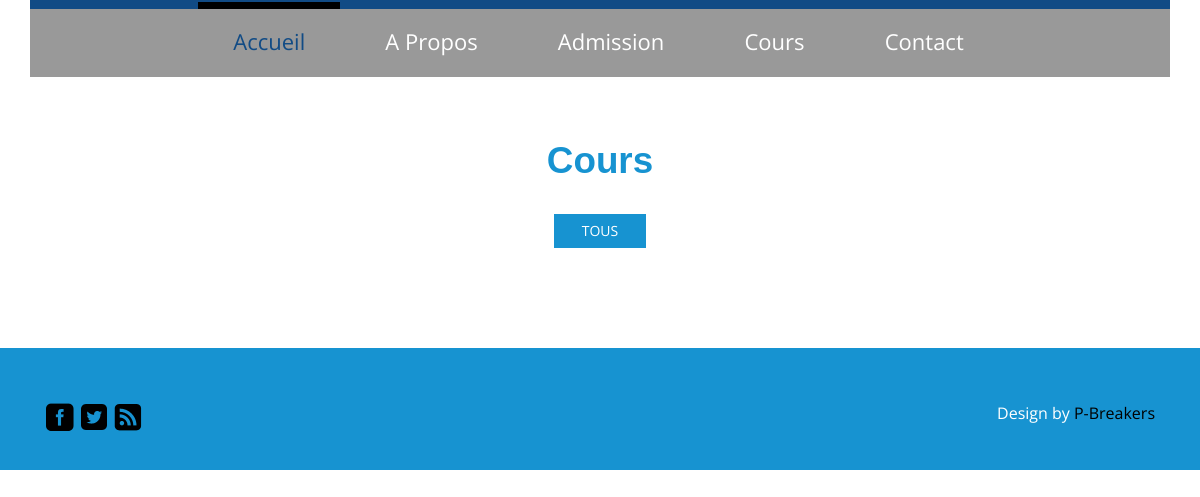
/index.php/ecole/courses, run on an earlier commit of the app's database.
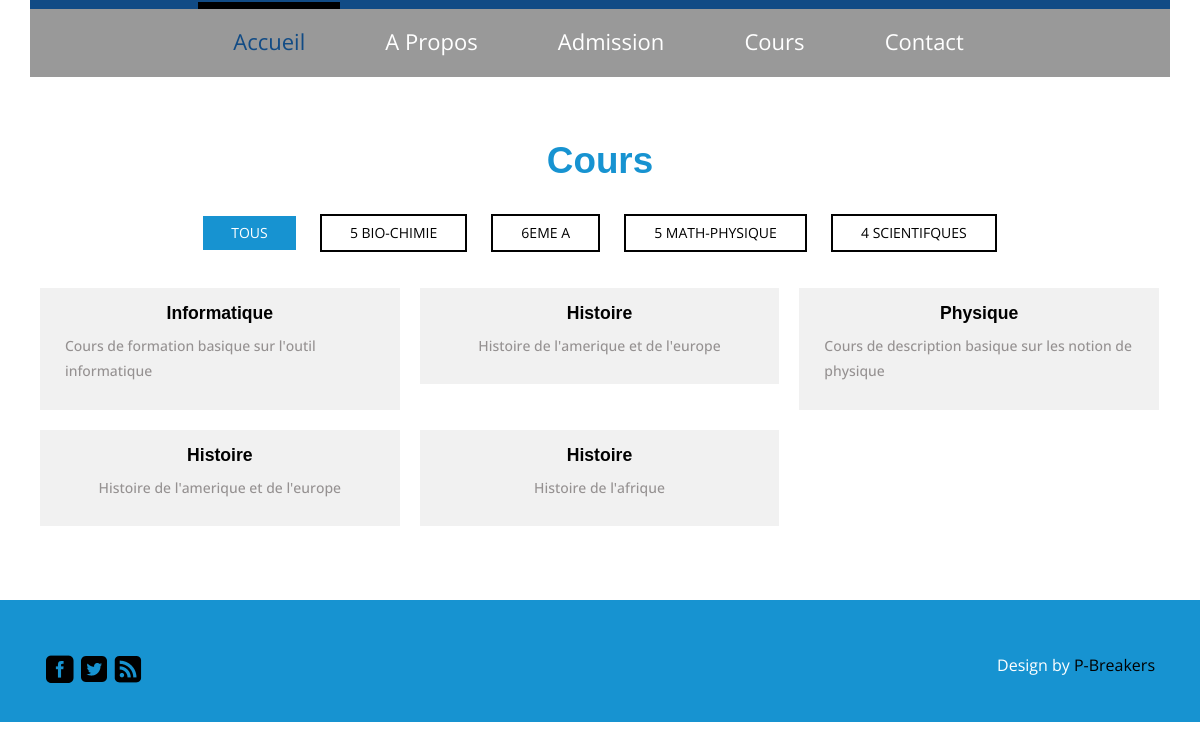
And on a later commit of the database.
### tables this page shows
CREATE TABLE `classe` (
  `id` int(11) NOT NULL,
  `idSalle` int(11) DEFAULT NULL,
  `nom` varchar(255) DEFAULT NULL,
  `description` varchar(255) DEFAULT NULL,
  `idProf` int(11) DEFAULT NULL
);

CREATE TABLE `dispenser` (
  `id` int(11) NOT NULL,
  `idAgent` int(11) DEFAULT NULL,
  `idMatiere` int(11) DEFAULT NULL,
  `idClasse` int(11) DEFAULT NULL,
  `maxi` varchar(255) DEFAULT NULL
);

CREATE TABLE `matiere` (
  `id` int(11) NOT NULL,
  `nom` varchar(255) DEFAULT NULL,
  `description` varchar(255) DEFAULT NULL
);

### application/controllers/Ecole.php (called while the page is built, shortened)
<?php
class Ecole  extends CI_Controller
{
    public function courses()
    {
        $this->load->model('ecole_model');
        $this->load->model('classe_model');
        $this->load->model('dispenser_model');
        $this->load->model('matiere_model');
        $data["classes"] = $this->classe_model->selectClasses();
        foreach ($data["classes"] as $classe) {
            $matieres[$classe["id"]] = $this->matiere_model->selectCours($classe["id"]);
        }
        $data["matieres"] = $matieres;
        $data['title'] = 'Cours';
        $this->load->view('ecole/_global/header2',$data);
        $this->load->view('ecole/courses',$data);
        $this->load->view('ecole/_global/footer');
    }
}

### index.php (called while the page is built, shortened)
<?php
require_once BASEPATH.'core/CodeIgniter.php';

### application/models/Classe_model.php (called while the page is built, shortened)
<?php
class Classe_model extends CI_Model
{
    public function selectClasses()
    {
        $this->db->select('*');
		$this->db->from('classe');
		return $this->db->get()->result_array();
    }
}

### application/models/Matiere_model.php (called while the page is built, shortened)
<?php
class Matiere_model extends CI_Model
{
    function selectCours($idClass){
        $this->db->select('*,m.nom as nomCours,m.description as descriptionCours', false);
        $this->db->from('dispenser as d');
        $this->db->join('matiere as m','d.idMatiere = m.id');
        $this->db->join('classe as c','d.idClasse = c.id');
        $this->db->where('c.id',$idClass);
        $res = $this->db->get()->result_array();
        return $res;
    }
}

### application/views/ecole/courses.php (the view, shortened to what this page needs)
<div class="portfolios" id="portfolio">
	<div class="container">
		<h3 class="top-head w_hd"><?=ucfirst($title);?></h3>
		<?php
		$cl = "";
		foreach ($classes as $class) {
			$cl .= $class['id']." ";
		}
		?>
		<ul id="filters" class="clearfix">
			<li><span class="filter active" data-filter="<?= $cl; ?>">Tous</span></li>
               <?php foreach ($classes as $c){?>
			    <li><span class="filter" data-filter="<?=$c['id']?>"><?=$c['nom']?></span></li>
               <?php }?>
		</ul>
		<div id="portfoliolist">
			<?php foreach ($matieres as $matiere){?>
				<?php foreach ($matiere as $mat) {?>
				<div class="portfolio <?=$mat['idClasse']?> mix_all" data-cat="<?=$mat['idClasse']?>" style="display: inline-block; opacity: 1;">
					<div class="portfolio-wrapper">
						<a href="index.html" class="b-link-stripe b-animate-go  thickbox">
						<div class="port-1">
							<h5 class="text-center"><?= ucfirst($mat['nomCours'])?></h5>
							<p><?=ucfirst($mat['descriptionCours'])?></p>
						</div>
							<div class="b-wrapper"><h2 class="b-animate b-from-left    b-delay03 "></h2>
							</div></a>
					</div>
				</div>
				<?php } }?>
		</div>
			<div class="clearfix"></div>
	</div>
</div>

### application/views/ecole/_global/header2.php (shortened to what this page needs)
<!DOCTYPE html>
<html>
<head>
    <?php
    $meta = array(
        array(
            'name' => 'robots',
            'content' => 'no-cache'
        ),
        array(
            'name' => 'description',
            'content' => 'EduqueMoi'
        ),
        array(
            'name' => 'keywords',
            'content' => 'eduquemoi, katanga, eduque, eduque-moi, lubumbashi, epsp, eduque-epsp, rdc, education, enseignement, national, p-breakers'
        ),
        array(
            'name' => 'author',
            'content' => 'P-Breakers Corp'
        ),
        array(
            'name' => 'Content-type',
            'content' => 'text/html; charset=utf-8', 'type' => 'equiv'
        ),
        array(
            'name'=>'viewport',
            'content'=>'width=device-width, initial-scale=1'
        )
    );
    echo meta($meta).
        link_tag("assets/ecole/css/bootstrap.css").
        link_tag("assets/ecole/css/style.css").
        link_tag("http://fonts.googleapis.com/css?family=Open+Sans:300italic,400italic,600italic,700italic,800italic,400,300,600,700,800");
    ?>
</head>
<body>
<div class="banner1" id="home">
    <div class="container">
        <div class="header">
            <div class="menu">
                <ul class="nav" id="nav">
                    <li class="active"><?=anchor("ecole/index","Accueil")?></a></li>
                    <li><?=anchor("ecole/about","A Propos")?></li>
                    <li><?=anchor("ecole/admissions","Admission")?></li>
                    <li><?=anchor("ecole/courses","Cours")?></li>
                    <li><?=anchor("ecole/contact","Contact")?></li>
                </ul>
            </div>
        </div>
    </div>
</div>

### application/views/ecole/_global/footer.php (shortened to what this page needs)
<div class="footer fixed-bottom">
    <div class="container">
        <div class="footer-main">
            <div class="col-md-6 footer-left">
                <ul>
                    <li><a href="#"><span class="fb"> </span></a></li>
                    <li><a href="#"><span class="twit"> </span></a></li>
                    <li><a href="#"><span class="in"> </span></a></li>
                </ul>
            </div>
            <div class="col-md-6 footer-right">
                <p>Design by <a href="http://p-breakers.org/">P-Breakers</a></p>
            </div>
            <div class="clearfix"> </div>
        </div>
    </div>
</div>
</body>
</html>

### assets/ecole/css/style.css (style rules this page uses)
h4, h5, h6, h1, h2, h3 { margin-top: 0; font-family: Gasalt, sans-serif; font-weight: 700; }
ul, ol { margin: 0; }
p { margin: 0; }
html, body { font-family: 'Open Sans', sans-serif; font-size: 100%; background:#fff; }
body a { transition:0.5s all; -webkit-transition:0.5s all; -moz-transition:0.5s all; -o-transition:0.5s all; -ms-transition:0.5s all; }
.menu { text-align: center; }
.menu li { display:inline-block; }
.menu li:first-child { margin-left:0; }
.menu li a { display: block; font-size: 22px; font-weight: 400; color: #fff; -webkit-transition: all 0.3s ease; -moz-transition: all 0.3s ease; -o-transition: all 0.3s ease; transition: all 0.3s ease; text-align: center; }
.menu li a:hover,.menu li.active a { color:#114b85; }
.nav:before, .nav:after { content: " "; display: table; }
.nav:after { clear: both; }
.nav li { border-top: 5px solid #114b85; margin: -7px 3px; }
.nav li:hover,.nav li.active { border-top: 7px solid #000; }
.nav > li > a { margin: 0px 10px; padding: 17px 25px 27px 25px; }
.header { background: rgba(0, 0, 0, 0.4); border-top: 9px solid #114b85; }
.footer { background:#1793d1; padding:2em 0px; }
.footer-left ul { padding:0px; }
.footer-left ul li { list-style:none; display:inline-block; }
.footer-left ul li span { background:url(../images/footer-sprit.png) no-repeat; width:30px; height:30px; display:block; transition:0.5s all; -webkit-transition:0.5s all; -moz-transition:0.5s all; -o-transition:0.5s all; -ms-transition:0.5s all; }
.footer-left ul li span.fb { background-position:0px 0px; }
.footer-left ul li span.twit { background-position:-30px 0px; }
.footer-left ul li span.in { background-position:-60px 0px; }
.footer-right p a { color: #000; }
.footer-right p { color: #fff; font-size:16px; text-align: right; }
.footer-main { margin-top: 22px; }
.portfolios { padding:4em 0px; text-align:center; }
.w_hd { color: #1793d1!important; font-size: 2.3em; font-weight: 700; }
.b-link-stripe { position:relative; display:inline-block; vertical-align:top; font-family: 'Open Sans', sans-serif; font-weight: 300; overflow:hidden; }
.b-link-stripe .b-wrapper { position:absolute; width:100%; height:100%; top:0; left:0; text-align:center; color:#ffffff; overflow:hidden; }
.b-animate-go { text-decoration:none; }
ul#filters { padding: 0px; margin: 2em 0 1em 0px; }
#filters li { display: -webkit-inline-box; margin:0 10px; }
#filters li span { display: block; padding: 0.5em 2em; text-decoration: none; color: #010101; cursor: pointer; font-size: 0.875em; font-weight: 400; text-transform: uppercase; border: 2px solid #010101; }
#filters li span.active { background: #1793d1; color: #FFF; border:none; }
#portfoliolist .portfolio { -webkit-box-sizing: border-box; -moz-box-sizing: border-box; -o-box-sizing: border-box; width: 31.55%; margin: 10px 10px; display: none; padding: 0px 25px; float: left; overflow: hidden; background: #f1f1f1; }
div#portfoliolist { padding: 10px 0px; }
.portfolio-wrapper { overflow:hidden; position: relative !important; cursor:pointer; }
.container:after { content: "\0020"; display: block; height: 0; clear: both; visibility: hidden; }
.clearfix:before, .clearfix:after, .row:before, .row:after { content: '\0020'; display: block; overflow: hidden; visibility: hidden; width: 0; height: 0; }
.row:after, .clearfix:after { clear: both; }
.row, .clearfix { zoom: 1; }
.port-1 { padding: 1em 0px; text-align: left; }
.port-1 h5 { font-size: 1.1em; font-weight: 600; margin: 0px; color: #010101; }
.port-1 p { font-size: 14px; font-weight: 500; margin: 10px 0px; color: #959191; line-height: 1.8em; }

What changed in the data, as far as the page shows it:
added classe: nom "5 BIO-CHIMIE"
added classe: nom "6EME A"
added classe: nom "5 MATH-PHYSIQUE"
added classe: nom "4 SCIENTIFQUES"
added dispenser: idMatiere.nom "Informatique", idMatiere.description "Cours de formation basique sur l'outil informatique"
added dispenser: idMatiere.nom "Histoire", idMatiere.description "Histoire de l'amerique et de l'europe"
added dispenser: idMatiere.nom "Physique", idMatiere.description "Cours de description basique sur les notion de physique"
added dispenser: idMatiere.nom "Histoire", idMatiere.description "Histoire de l'amerique et de l'europe"
added dispenser: idMatiere.nom "Histoire", idMatiere.description "Histoire de l'afrique"
